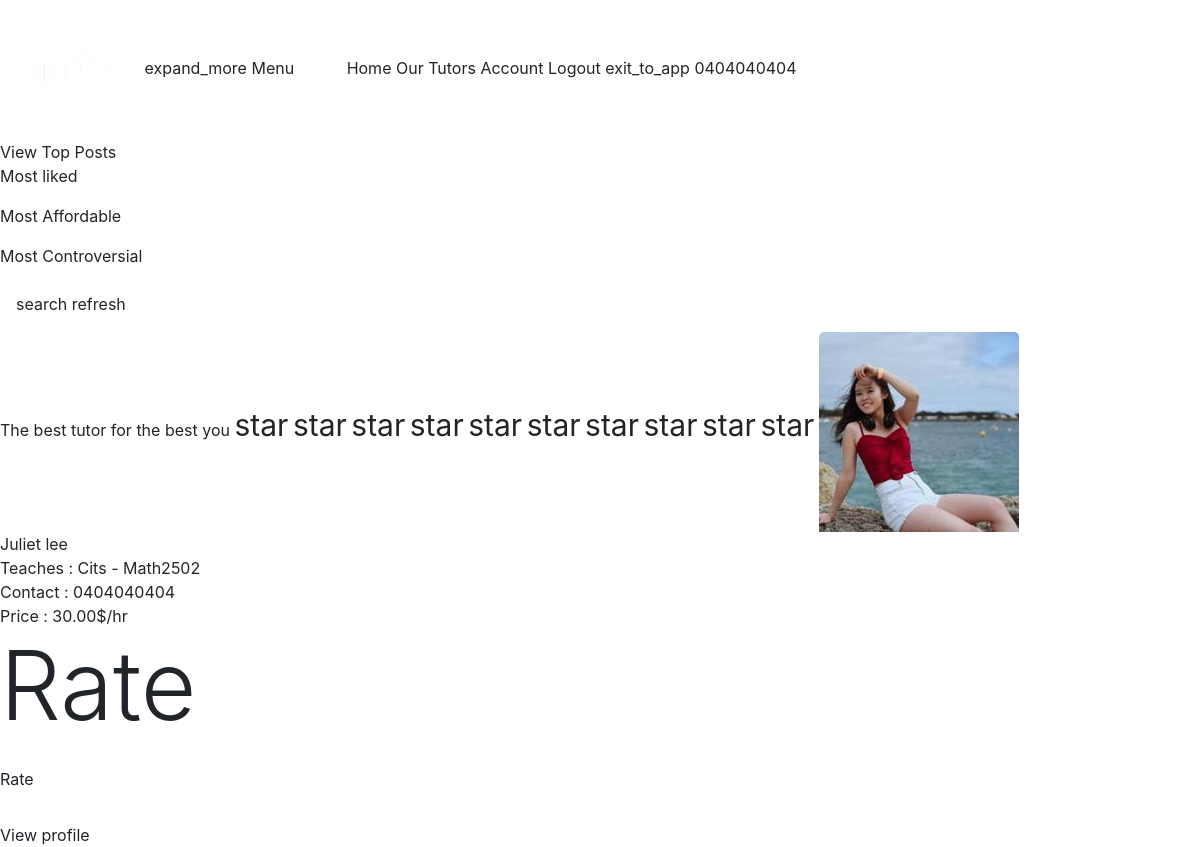
Page /marketplace/ (signed in) on the committed database.
### users/models.py (models this page shows, shortened)
class Profile(models.Model):
    user = models.OneToOneField(User, on_delete=models.CASCADE)
    tutor = models.BooleanField(default=False)
    pic = models.ImageField(upload_to = 'profile_pic', default = 'download.png')
    phone = models.CharField(max_length=30, default = "0404040404")
    is_active = models.BooleanField(default=False)

### blog/models.py (models this page shows, shortened)
class Ad(models.Model):
    author = models.ForeignKey(User, on_delete=models.CASCADE)
    title = models.CharField(max_length=100, default = "Hey, I am here to help you")
    date = models.DateTimeField(default=timezone.now)
    subject = models.CharField(max_length=100) #or use foreign key
    unit = models.CharField(max_length=100, blank=True)
    description = models.TextField()
    price = models.DecimalField(max_digits=10, decimal_places=2, default = 25.00)

### blog/views.py (the view, shortened to what this page needs)
# urls.py: path('marketplace/', views.marketplace, name='blog-marketplace'),
def marketplace(request):
    user = request.user
    realAds = Ad.objects.all().order_by("-date").annotate(average_rating=Avg('rate__rating')).annotate(Counted=Count('rate__rating'))
    if request.method == 'GET':
        if 'refresh'in request.GET:
            realAds = Ad.objects.all().annotate(average_rating=Avg('rate__rating')).annotate(Counted=Count('rate__rating'))
    context = {
        'ads': realAds,
        'user': user
    }
    return render(request, 'blog/TutorialPage.html', context)

### users/views.py (called while the page is built)
@register.filter
def get_range(value):
    return range(value)

### blog/templates/blog/TutorialPage.html (shortened to what this page needs)
{% extends 'blog/layout.html' %}
{% block content %}
{{user.profile.phone}}
<v-navigation-drawer temporary :width = "200" app class = "white  " sticky  v-model = "drawer" >
                  <v-layout column justify-space-between>
                  <v-flex ml-1 >
                    <v-card-text  class = " title  .font-weight-thin">
                     <div class = "coloredblue"> View Top Posts</div>
                    </v-card-text>
                    </v-flex>
                    <form type="get" action="." >
                    <v-flex text-center  >
                        <v-btn
                        text
                        block
                        type = "submit"
                        name = "highestrated"
                        flat
                        color="blue lighten--2 accent-4"
                      >
                        Most liked
                    </v-flex>
                    </form>
                    <form type="get" action="." >
                    <v-flex text-center>
                        <v-btn
                        text
                        block
                        type = "submit"
                        name = "mostaffordable"
                        flat
                        color="blue lighten--2 accent-4"
                      >
                        Most Affordable
                    </v-flex>
                    </form>
                    <form type="get" action="." >
                    <v-flex text-center >
                        <v-btn
                        text
                        block type = "submit"
                        name = controversial
                        flat
                        color="blue lighten--2 accent-4"
                      >
                       Most Controversial
                    </v-flex>
                    </form>
                  </v-layout>
                </v-navigation-drawer>
                <v-layout column justify-space-around >
                    <v-container >
                  <v-flex xs12 ma-0  pa-0   >
                          <v-card
                          class="pa-3"
                          class="rounded-card"
                        >
                        <form type="get" action=".">
                <v-btn class = "blue mt-2" type = "submit"  name = search icon>
                  <v-icon color = "white" >search</v-icon>
                </v-btn>
                <v-btn  type = "submit" name = "refresh" class = "blue mt-2" icon>
                  <v-icon color = "white ">refresh</v-icon>
                </v-btn>
              </v-card>
              </v-flex>
                    </v-container>
                    {% if ads|length > 0 %}
                    <v-container fluid >
                        <v-flex mt-0>
                            <v-layout row wrap justify-space-around>
                        {% for ad in ads %}
                    <v-flex xs10  sm8 md5 mt-3>
                    <v-card   class=" pb-0 pt-3"
                    class="rounded-card"
                    >
                    <v-layout column  justify-space-around>
                        <v-flex >
                            <v-card-text class = "font-weight-thin title text-center pt-0 pb-1"> {{ad.title}} </v-card-text>
                        </v-flex>
                        <v-flex text-center>
                            {% if ad.average_rating %}
                            {% for n in ad.average_rating|rounding|get_range %}
                            <span><v-icon color="amber darken-2"  class = "starry" >star</v-icon></span>
                            {%endfor%}
                            {%for i in 10|subtract:ad.average_rating|rounding|get_range %}
                            <span><v-icon color="gray darken-2  " class = "starry">star</v-icon></span>
                            {%endfor%}
                            {%else%}
                            {%for i in 10|get_range %}
                            <span><v-icon  color="gray darken-2" class = "starry" >star</v-icon></span>
                            {%endfor%}
                            {%endif%}
                        </v-flex>
                    <v-flex>
                        <v-layout row justifiy-space-around>
                            <v-flex xs5 offset-xs1  mt-3 pa-3 offset-md1 >
                                    <v-avatar
                                    tile
                                  size="130"
                                  color="grey lighten-4"
                                >
                                  <img src="{{ ad.author.profile.pic.url }}" alt="avatar">
                                </v-avatar>
                            </v-flex>
                            <v-flex xs8 offset-xs1  mt-3 pa-3 md9>
                                    <div class="headline">{{ ad.author.first_name }} {{ ad.author.last_name }}</div>
                                    <div class = "units">Teaches : {{ad.subject.capitalize}} - {{ad.unit.capitalize}}</div>
                                    <div>Contact : {{ad.author.profile.phone}}</div>
                                    <div>Price   : {{ad.price}}$/hr</div>
                                    <v-flex mr-3>
                                        {% if not user.profile.tutor and user.profile.is_active %}
                                        <v-dialog v-model="dialog" max-width="600px" >
                                 <v-layout column>
                                    <v-card >
                                      <v-flex text-center mt-4>
                                          <v-card-text class = "  display-1 font-weight-light">Rate</v-card-text>
                                      </v-flex>
                                          <v-flex mx-5>
                                          <v-card-text>
                                              <form class = " mt-3 navbar-form navbar-right" enctype="multipart/form-data"  method = "POST" action = "post/{{ad.id}}/rate/">
                                                  <v-layout column>
                                             </v-flex>
                                              <v-btn
                                              type = "submit"
                                              class="mx-0 mt-2 mb-3"
                                              large
                                              dark
                                              color = "warning nodecor"
                                            >
                                          Rate
                                         </v-btn>
                                            </v-flex>
                                          </v-card>
                                        </v-layout>
                                              </v-layout>
                                 {%endif%}
                     <v-flex xs12>
                            <v-btn  class = "ma-0 nodecor" href = "/user/{{ad.author.id}}" block dark color = "blue">View profile</v-btn>
                        </v-flex>
                    {%endfor%}
                            </v-content>
                    {%else%}
    <v-container   grid-list-xl  >
        <v-text text-center class = "display-1">No Ads found</v-text>
         <v-divider inset></v-divider>
   </v-container>
   {%endif%}
        {% endblock %}

### blog/static/blog/Entry.css (style rules this page uses)
img { border-radius: 5px 5px 0 0; }
@media only screen and (min-width: 652px) { .starry { font-size:25px; } }
@media only screen and (min-width: 652px) { .units { max-width: 250px; overflow: hidden; white-space: nowrap; text-overflow: ellipsis; } }
@media only screen and (min-width: 768px) { .starry { font-size:25px; } }
@media only screen and (min-width: 768px) { .units { max-width: 250px; overflow: hidden; white-space: nowrap; text-overflow: ellipsis; } }
@media only screen and (min-width: 850px) { .starry { font-size:25px; } }
@media only screen and (min-width: 850px) { .units { max-width: 250px; overflow: hidden; white-space: nowrap; text-overflow: ellipsis; } }
@media only screen and (min-width: 992px) { .starry { font-size:25px; } }
@media only screen and (min-width: 992px) { .units { max-width: 250px; overflow: hidden; white-space: nowrap; text-overflow: ellipsis; } }
@media only screen and (min-width: 1200px) { .starry { font-size:30px; } }
@media only screen and (min-width: 1200px) { .units { max-width: 290px; overflow: hidden; white-space: nowrap; text-overflow: ellipsis; } }

### rows in the picture
Ad: title "The best tutor for the best you", author.profile.pic (picture), author.first_name "Juliet", author.last_name "lee", subject "Cits", unit "Math2502", author.profile.phone "0404040404", price "30.00"

### other values in the picture
{{ user.profile.phone }} "0404040404"
